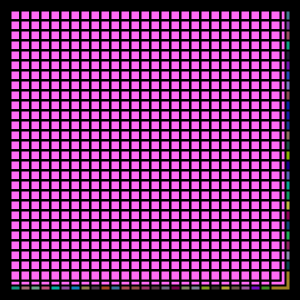
Frame 1 (no input)
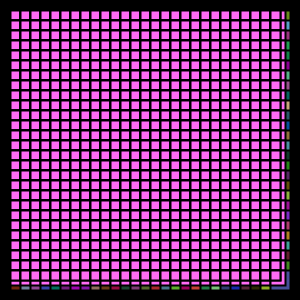
Frame 60 (the mouse pressed at the canvas centre just before this capture)
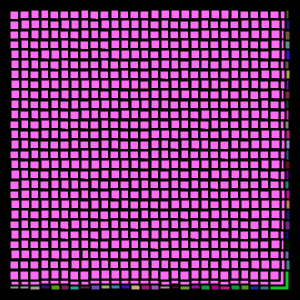
Frame 120 (the mouse held since frame 60 and released just before this capture)

The Processing sketch that drew these frames (run headless with seeded random() and noise(); from frame 60 on, the mouse is pressed at the canvas centre):

// Processing sketch: processing_57335
// ── processing_57335.pde

void setup(){
  size(300,300);
  smooth();
}

void draw (){
  background(0);
  strokeWeight(2);
  for (int y=10; y<280; y+=10){
    for(int x=10; x<280; x+=10){
    float mx = mouseX/90; //
    float offsetA = random(-mx,mx);
    float offsetB = random(-mx,mx);
    fill(random(200), random(200), random(200));
    rect(x+offsetA,y-offsetB,20,20);
    fill(255, 107, 245);
    rect(x+offsetB,y-offsetA,15,15);
    rect(x+offsetA,y-offsetA,10,10);
    rect(x+offsetA,y-offsetA,10,10);
  }
  }
}
